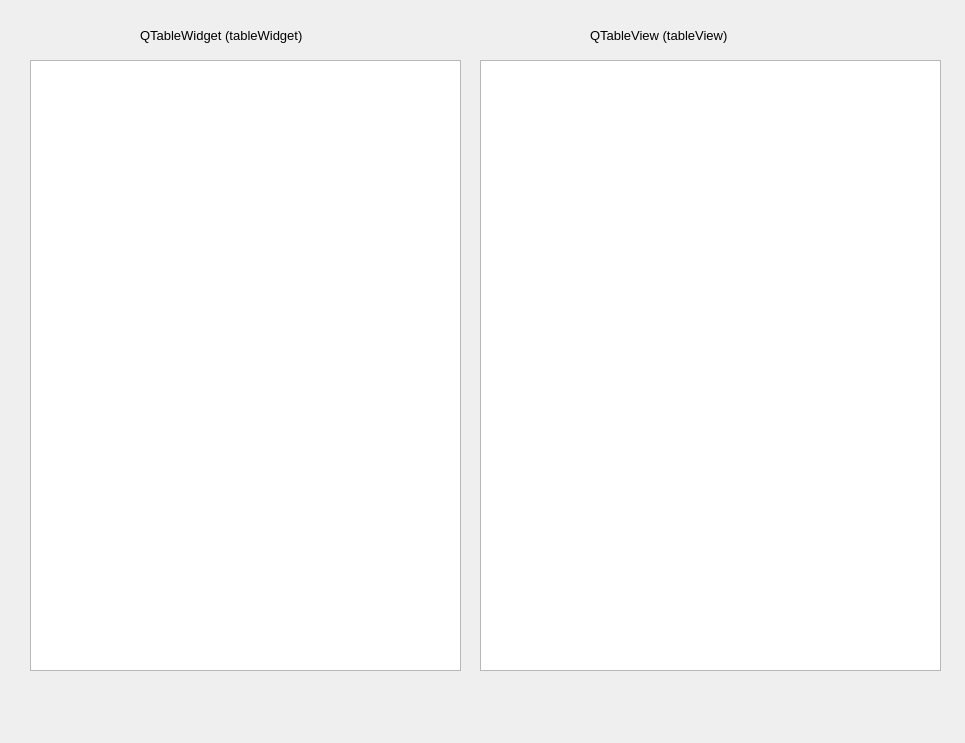
<?xml version="1.0" encoding="UTF-8"?>
<ui version="4.0">
 <class>Form</class>
 <widget class="QWidget" name="Form">
  <property name="geometry">
   <rect>
    <x>0</x>
    <y>0</y>
    <width>965</width>
    <height>743</height>
   </rect>
  </property>
  <property name="windowTitle">
   <string>Form</string>
  </property>
  <widget class="QTableWidget" name="tableWidget">
   <property name="geometry">
    <rect>
     <x>30</x>
     <y>60</y>
     <width>431</width>
     <height>611</height>
    </rect>
   </property>
  </widget>
  <widget class="QTableView" name="tableView">
   <property name="geometry">
    <rect>
     <x>480</x>
     <y>60</y>
     <width>461</width>
     <height>611</height>
    </rect>
   </property>
  </widget>
  <widget class="QLabel" name="label">
   <property name="geometry">
    <rect>
     <x>140</x>
     <y>20</y>
     <width>261</width>
     <height>31</height>
    </rect>
   </property>
   <property name="font">
    <font>
     <pointsize>10</pointsize>
    </font>
   </property>
   <property name="text">
    <string>QTableWidget (tableWidget)</string>
   </property>
  </widget>
  <widget class="QLabel" name="label_2">
   <property name="geometry">
    <rect>
     <x>590</x>
     <y>20</y>
     <width>231</width>
     <height>31</height>
    </rect>
   </property>
   <property name="font">
    <font>
     <pointsize>10</pointsize>
    </font>
   </property>
   <property name="text">
    <string>QTableView (tableView)</string>
   </property>
  </widget>
 </widget>
 <resources/>
 <connections/>
</ui>
